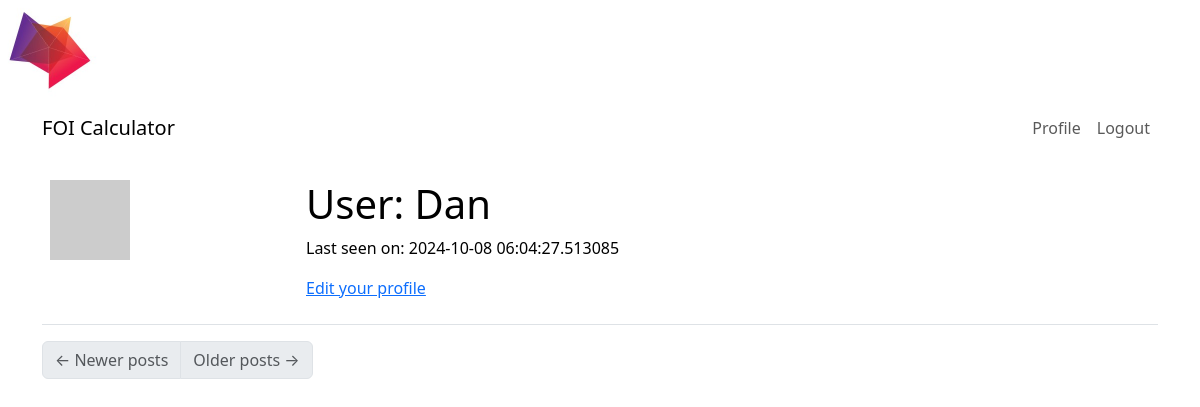
/user/Dan (signed in), run on an earlier commit of the app's database.
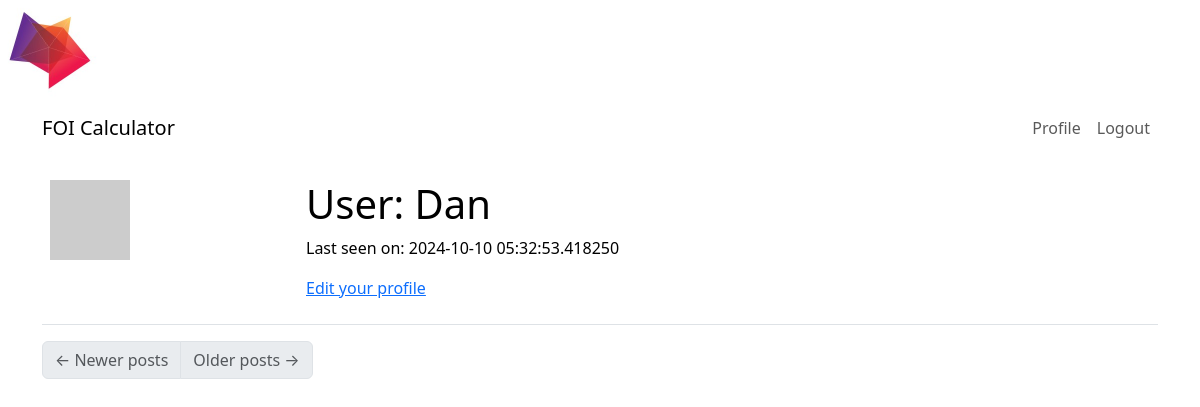
And on a later commit of the database.
### app/models.py (models this page shows, shortened)
class User(UserMixin, db.Model):
    id: so.Mapped[int] = so.mapped_column(primary_key=True)
    username: so.Mapped[str] = so.mapped_column(sa.String(64), index=True,
                                                unique=True)
    email: so.Mapped[str] = so.mapped_column(sa.String(120), index=True,
                                             unique=True)
    password_hash: so.Mapped[Optional[str]] = so.mapped_column(sa.String(256))
    about_me: so.Mapped[Optional[str]] = so.mapped_column(sa.String(140))
    last_seen: so.Mapped[Optional[datetime]] = so.mapped_column(
        default=lambda: datetime.now(timezone.utc))
    posts: so.WriteOnlyMapped['Post'] = so.relationship(
        back_populates='author')
    surveys: so.WriteOnlyMapped['Survey'] = so.relationship(
        back_populates='author')
    following: so.WriteOnlyMapped['User'] = so.relationship(
        secondary=followers, primaryjoin=(followers.c.follower_id == id),
        secondaryjoin=(followers.c.followed_id == id),
        back_populates='followers')
    followers: so.WriteOnlyMapped['User'] = so.relationship(
        secondary=followers, primaryjoin=(followers.c.followed_id == id),
        secondaryjoin=(followers.c.follower_id == id),
        back_populates='following')
    def avatar(self, size):
        digest = md5(self.email.lower().encode('utf-8')).hexdigest()
        return f'https://www.gravatar.com/avatar/{digest}?d=identicon&s={size}'
    def followers_count(self):
        query = sa.select(sa.func.count()).select_from(
            self.followers.select().subquery())
        return db.session.scalar(query)
    def following_count(self):
        query = sa.select(sa.func.count()).select_from(
            self.following.select().subquery())
        return db.session.scalar(query)

### app/routes.py (the view)
@app.route('/user/<username>')
@login_required
def user(username):
    user = db.first_or_404(sa.select(User).where(User.username == username))
    page = request.args.get('page', 1, type=int)
    query = user.posts.select().order_by(Post.timestamp.desc())
    posts = db.paginate(query, page=page,
                        per_page=app.config['POSTS_PER_PAGE'],
                        error_out=False)
    next_url = url_for('user', username=user.username, page=posts.next_num) \
        if posts.has_next else None
    prev_url = url_for('user', username=user.username, page=posts.prev_num) \
        if posts.has_prev else None
    form = EmptyForm()
    return render_template('user.html', user=user, posts=posts.items,
                           next_url=next_url, prev_url=prev_url, form=form)

### app/models.py (called while the page is built)
@login.user_loader
def load_user(id):
    return db.session.get(User, int(id))

### app/routes.py (called while the page is built)
@app.before_request
def before_request():
    if current_user.is_authenticated:
        current_user.last_seen = datetime.now(timezone.utc)
        db.session.commit()

### app/templates/user.html (shortened to what this page needs)
{% extends "base.html" %}
{% block content %}
    <table class="table table-hover">
        <tr>
            <td width="256px"><img src="{{ user.avatar(256) }}"></td>
            <td>
                <h1>User: {{ user.username }}</h1>
                {% if user.last_seen %}<p>Last seen on: {{ user.last_seen }}</p>{% endif %}
                {% if user == current_user %}
                <p><a href="{{ url_for('edit_profile') }}">Edit your profile</a></p>
                {% endif %}
            </td>
        </tr>
    </table>
    <nav aria-label="Post navigation">
        <ul class="pagination">
            <li class="page-item{% if not prev_url %} disabled{% endif %}">
                <a class="page-link" href="{{ prev_url }}">
                    <span aria-hidden="true">&larr;</span> Newer posts
                </a>
            </li>
            <li class="page-item{% if not next_url %} disabled{% endif %}">
                <a class="page-link" href="{{ next_url }}">
                    Older posts <span aria-hidden="true">&rarr;</span>
                </a>
            </li>
        </ul>
    </nav>
{% endblock %}

### app/templates/base.html (shortened to what this page needs)
<!doctype html>
<html lang="en">
  <head>
    <link
        href="https://cdn.jsdelivr.net/npm/bootstrap@5.3.2/dist/css/bootstrap.min.css"
        rel="stylesheet"
>
  </head>
  <body>
    <img style="width:100px"src="{{ url_for('static', filename='images/logo-2.jpeg') }}" class="image" />
    <nav style="background-color:rgb(255, 255, 255) !important" class="navbar navbar-expand-lg bg-body-tertiary">
      <div class="container">
        <a class="navbar-brand" href="{{ url_for('index_survey') }}">FOI Calculator</a>
        <div class="collapse navbar-collapse" id="navbarSupportedContent">
          <ul class="navbar-nav mb-2 mb-lg-0">
            {% if current_user.is_anonymous %}
            <li class="nav-item">
              <a class="nav-link" aria-current="page" href="{{ url_for('login') }}">Login</a>
            </li>
            {% else %}
            <li class="nav-item">
              <a class="nav-link" aria-current="page" href="{{ url_for('user', username=current_user.username) }}">Profile</a>
            </li>
            <li class="nav-item">
              <a class="nav-link" aria-current="page" href="{{ url_for('logout') }}">Logout</a>
            </li>
            {% endif %}
          </ul>
        </div>
      </div>
    </nav>
    <div class="container mt-3">
      {% block content %}{% endblock %}
    </div>
  </body>
</html>

What changed in the data, as far as the page shows it:
changed User "Dan": last_seen "2024-10-08 06:04:27.513085" → "2024-10-10 05:32:53.418250"
